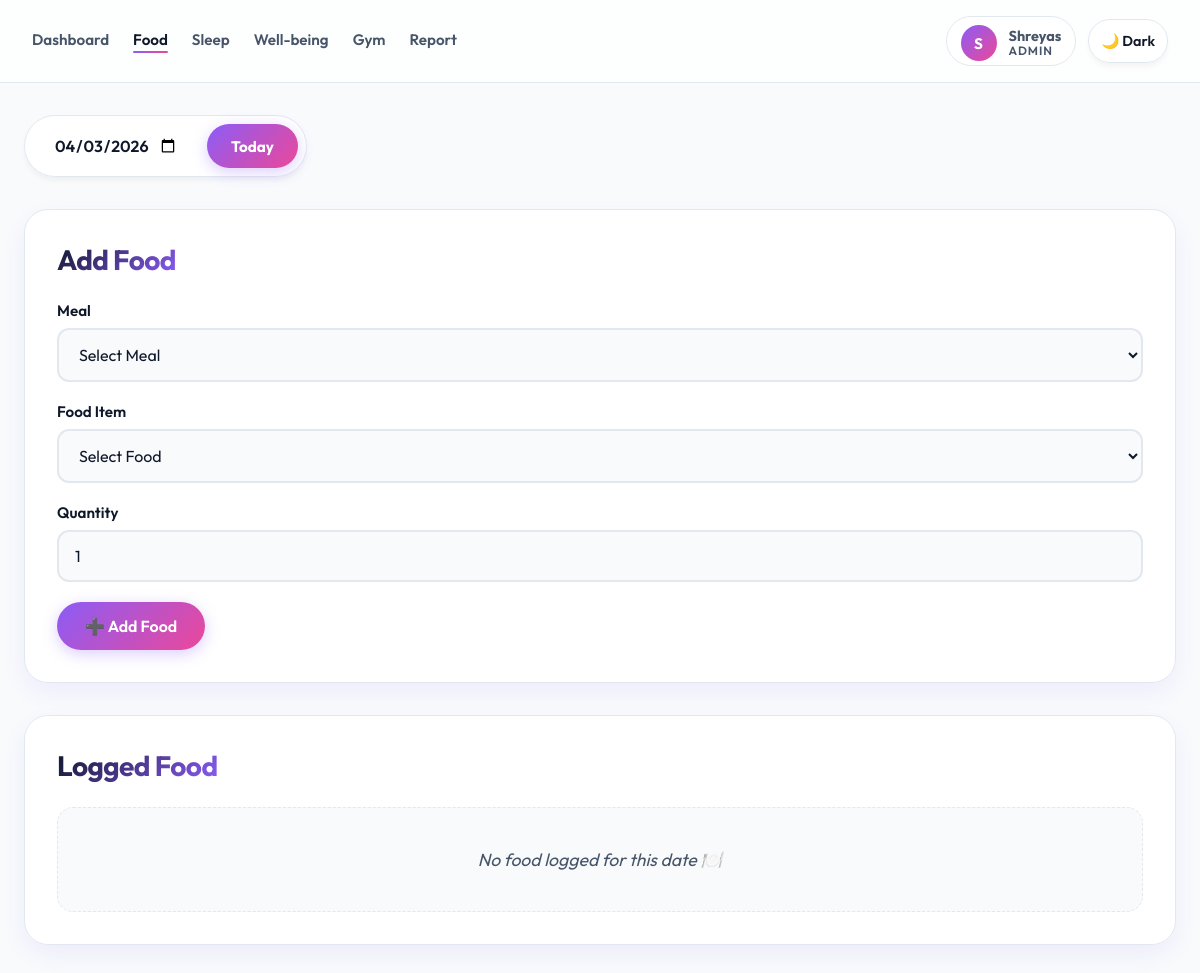
/food (signed in), run on an earlier commit of the app's database.
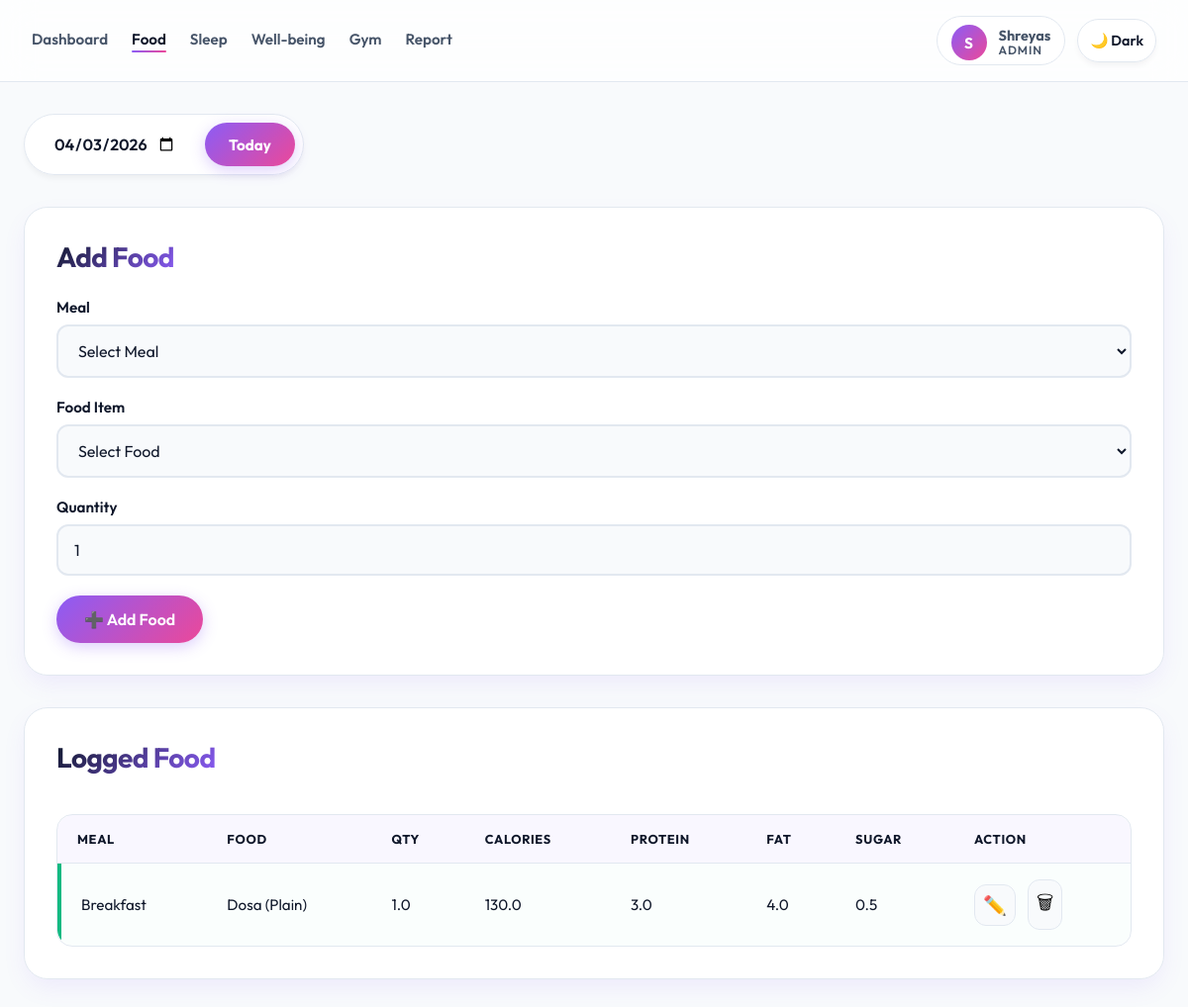
And on a later commit of the database.
### tables this page shows
CREATE TABLE "users" (
            id INTEGER PRIMARY KEY AUTOINCREMENT,
            email TEXT UNIQUE NOT NULL,
            password_hash TEXT NOT NULL,
            name TEXT,
            age INTEGER,
            height REAL,
            weight REAL,
            role TEXT NOT NULL DEFAULT 'user',
            is_active INTEGER NOT NULL DEFAULT 1,
            created_at TEXT NOT NULL DEFAULT CURRENT_TIMESTAMP
        );

CREATE TABLE food_log (
            id INTEGER PRIMARY KEY AUTOINCREMENT,
            date TEXT,
            meal TEXT,
            food TEXT,
            qty REAL,
            calories REAL,
            protein REAL,
            fat REAL,
            sugar REAL
        , user_id INTEGER);

### app.py (the view, shortened to what this page needs)
@app.route("/food", methods=["GET", "POST"])
@login_required
def food():
    db = get_db()
    selected_date = normalize_selected_date(request.args.get("date", request.form.get("date")))
    food_logs = db.execute(
        "SELECT * FROM food_log WHERE user_id = ? AND date = ? ORDER BY id DESC",
        (current_user.id, selected_date),
    ).fetchall()
    db.close()
    return render_page(
        "food.html",
        active_page="food",
        food_logs=food_logs,
        food_data=FOOD_DATA,
        selected_date=selected_date,
        max_date=date.today().isoformat(),
    )

### app.py (called while the page is built, shortened)
def get_sqlite_path():
    if DATABASE_URL.startswith("sqlite:///"):
        return DATABASE_URL.removeprefix("sqlite:///")
    if DATABASE_URL.startswith("sqlite://"):
        return DATABASE_URL.removeprefix("sqlite://")
    return str(DEFAULT_SQLITE_PATH)

def get_db():
    db = sqlite3.connect(get_sqlite_path())
    db.row_factory = sqlite3.Row
    db.execute("PRAGMA foreign_keys = ON")
    return DBConnection(db, "sqlite")

def get_user_by_id(user_id):
    db = get_db()
    row = db.execute("SELECT * FROM users WHERE id = ?", (user_id,)).fetchone()
    db.close()
    return User(row) if row else None

def render_page(template_name, **context):
    return render_template(template_name, **context)

@login_manager.user_loader
def load_user(user_id):
    return get_user_by_id(int(user_id))

def normalize_selected_date(raw_date):
    today_iso = date.today().isoformat()
    if not raw_date:
        return today_iso
    try:
        parsed = datetime.strptime(raw_date, "%Y-%m-%d").date()
    except ValueError:
        return today_iso
    return min(parsed, date.today()).isoformat()

    @property
    def is_active(self):
        return self.active

    def _rewrite_query(self, query):
        if self.engine == "postgres":
            return query.replace("?", "%s")
        return query

    def execute(self, query, params=()):
        return self._conn.execute(self._rewrite_query(query), params)

    def close(self):
        self._conn.close()

### templates/food.html (shortened to what this page needs)
<!DOCTYPE html>
<html lang="en">
<head>
    <link rel="stylesheet" href="{{ url_for('static', filename='style.css') }}">
    <link rel="stylesheet" href="https://cdnjs.cloudflare.com/ajax/libs/font-awesome/6.5.0/css/all.min.css">
</head>
<body>
{% include "_navbar.html" %}
<div class="page-container">
    <div class="date-control">
        <form method="get">
            <input
                type="date"
                name="date"
                value="{{ selected_date }}"
                max="{{ max_date }}"
                onchange="this.form.submit()"
                class="date-input"
            >
        </form>
        <a href="/food" class="today-btn">Today</a>
    </div>
    <div class="card">
        <h2>Add Food</h2>
        <form method="post" class="food-form">
            <div class="form-row">
                <label>Meal</label>
                <select name="meal" id="mealSelect" required>
                    <option value="">Select Meal</option>
                </select>
            </div>
            <div class="form-row">
                <label>Food Item</label>
                <select name="food" id="foodSelect" required>
                    <option value="">Select Food</option>
                </select>
            </div>
            <div class="form-row">
                <label>Quantity</label>
                <input
                    type="number"
                    name="qty"
                    value="1"
                    step="0.5"
                    min="0.5"
                    required
                >
            </div>
            <button type="submit" class="primary-btn">➕ Add Food</button>
        </form>
    </div>
    <div class="card">
        <h2>Logged Food</h2>
        {% if food_logs %}
        <div class="table-wrapper">
        <table>
            <tr>
                <th>Meal</th>
                <th>Food</th>
                <th>Qty</th>
                <th>Calories</th>
                <th>Protein</th>
                <th>Fat</th>
                <th>Sugar</th>
                <th>Action</th>
            </tr>
            {% for f in food_logs %}
            <tr class="meal-{{ f.meal }}">
                <td>{{ f.meal }}</td>
                <td>{{ f.food }}</td>
                <td>{{ f.qty | round(2) }}</td>
                <td>{{ f.calories | round(2) }}</td>
                <td>{{ f.protein | round(2) }}</td>
                <td>{{ f.fat | round(2) }}</td>
                <td>{{ f.sugar | round(2) }}</td>
                <td class="action-cell">
                    <a href="/food/edit/{{ f.id }}"
                       class="action-btn edit-btn"
                       title="Edit">✏️</a>
                    <form method="post"
                          action="{{ url_for('delete_food', item_id=f.id) }}"
                          class="inline-form"
                          onsubmit="return confirm('Delete this item?')">
                        <button type="submit" class="action-btn delete-btn" title="Delete">🗑</button>
                    </form>
                </td>
            </tr>
            {% endfor %}
        </table>
        </div>
        {% else %}
            <p class="empty-state">No food logged for this date 🍽️</p>
        {% endif %}
    </div>
</div>
</body>
</html>

### templates/_navbar.html (shortened to what this page needs)
<nav class="navbar">
    <div class="nav-left" id="navMenu">
        <a href="{{ url_for('index') }}" class="{{ 'active' if active_page == 'dashboard' else '' }}">Dashboard</a>
        <a href="{{ url_for('food') }}" class="{{ 'active' if active_page == 'food' else '' }}">Food</a>
        <a href="{{ url_for('sleep') }}" class="{{ 'active' if active_page == 'sleep' else '' }}">Sleep</a>
        <a href="{{ url_for('wellbeing') }}" class="{{ 'active' if active_page == 'wellbeing' else '' }}">Well-being</a>
        <a href="{{ url_for('gym') }}" class="{{ 'active' if active_page == 'gym' else '' }}">Gym</a>
        <a href="{{ url_for('report') }}" class="{{ 'active' if active_page == 'report' else '' }}">Report</a>
    </div>
    <div class="nav-right">
        {% if current_user.is_authenticated %}
        <a href="{{ url_for('profile') }}" class="nav-user nav-user-desktop nav-user-link">
            <div class="nav-avatar nav-avatar-fallback">{{ current_user.name[:1] | upper }}</div>
            <div class="nav-user-meta">
                <strong>{{ current_user.name }}</strong>
                <span>{{ current_user.role|title }}</span>
            </div>
        </a>
        {% else %}
        <div class="nav-auth-desktop">
            <a href="{{ url_for('login') }}" class="secondary-btn nav-auth-link">Sign In</a>
            <a href="{{ url_for('register') }}" class="primary-btn nav-auth-link">Create Account</a>
        </div>
        {% endif %}
        <button id="themeToggle" class="theme-btn">Dark</button>
    </div>
</nav>

What changed in the data, as far as the page shows it:
added food_log: meal "Breakfast", food "Dosa (Plain)", qty "1.0", calories "130.0", protein "3.0", fat "4.0", sugar "0.5"
Also different on the page:
text no longer shown: "No food logged for this date 🍽️"
text now shown: "MEAL FOOD QTY CALORIES PROTEIN FAT SUGAR ACTION"
